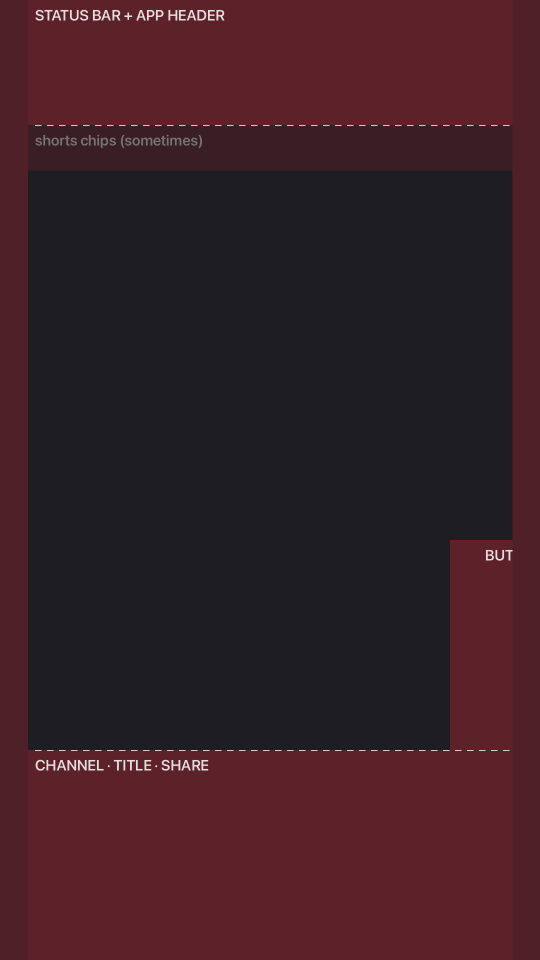
#> input picture plugins/cutroom/core/assets/safe_zone_1080x1920.png, 1080 x 1920 px (shown at 1/2 size)
$ python -i blocks.py   (imports and definitions only)
#> lines starting #> are read from the running program, lines starting #| are printed output that depends on the picture
### plugins/cutroom/core/engine/cutroom/brand.py
"""The brand kit: the colours and fonts a project's edits use.

A brand kit is a small JSON file in the user's account (account/brand-kits/<slug>.json), picked
per project. The agent points CUTROOM_BRAND_KIT at it; without one every value falls back to
the house default the templates were built with, so old render scripts look the same.

    {
      "name": "Default",
      "colors": {"accent": "#D62222", "marker": "#FFD65C", "highlight": "#E07A58"},
      "fonts": {"caption": "/Library/Fonts/Inter-Bold.otf", "serif_italic": "...", "mono": "...", "display": "..."}
    }

Modules read it once at import: `RED = brand.color("accent", (214, 34, 34))`.
"""
import json, os

_KIT = {}
_path = os.environ.get("CUTROOM_BRAND_KIT")
if _path and os.path.exists(_path):
    with open(_path) as fh:
        _KIT = json.load(fh)
_video = os.environ.get("CUTROOM_VIDEO_COLORS")
if _video and os.path.exists(_video):
    with open(_video) as fh:
        _KIT = {**_KIT, "colors": {**_KIT.get("colors", {}), **json.load(fh)}}


def _rgb(value):
    v = value.lstrip("#")
    return tuple(int(v[i:i + 2], 16) for i in (0, 2, 4))


def color(name, default):
    """An (r, g, b) colour from the kit's "colors", or `default`."""
    value = _KIT.get("colors", {}).get(name)
    return _rgb(value) if isinstance(value, str) and len(value.lstrip("#")) == 6 else default


def font(name, default):
    """A font file path from the kit's "fonts", or `default` (missing files fall back too)."""
    path = _KIT.get("fonts", {}).get(name)
    return path if path and os.path.exists(path) else default


def fonts():
    """Every font file the kit names."""
    return set(_KIT.get("fonts", {}).values())


def get(key, default=None):
    """Any other kit setting, e.g. brand.get("captions", {}).get("style", "kallaway")."""
    return _KIT.get(key, default)

### plugins/cutroom/core/engine/cutroom/blocks.py
"""Reusable animation blocks with character (2026-10-09).

Why: v1 of the prompting reel was a run of boxed dark UI cards, and it read as "vibe coded". These
blocks follow what makes Kallaway's graphics read well: one big, physical object per frame, drawn straight
onto a flat canvas (no panel boxes), with real texture (paper, grain, glow, ink) and something moving
about every second.

Every block is a pure function of local time `k` (seconds since the block started), so it is chunk-safe
for parallel.render. Call signature: `block(canvas, k, ...)`. Most blocks take `cx, cy` (centre in canvas
px). Default sizes fill the top ~60% of a 1080x1920 frame, i.e. Kallaway's graphic zone (y 0..1180).

    from cutroom import blocks as B
    cv = B.canvas("paper", i)           # textured background for frame i (dark | paper)
    B.sticky_notes(cv, k, [B.Note("act like an expert", 0.2, 380, 420, -6), ...])

Showcase of every block: templates/blocks_showcase.py -> blocks_showcase.mp4
"""
import math, random, re
from functools import lru_cache
import numpy as np
from PIL import Image, ImageDraw, ImageFilter, ImageFont, ImageOps
from . import brand
from .core import W, H, FPS, font, serif, SFD, SFT, MONO, clamp, expo, cubic, inout, text_img, wrap, logo, dilate

SERIF_IT = brand.font("serif_italic", "/System/Library/Fonts/NewYorkItalic.ttf")
HAND = "/System/Library/Fonts/Noteworthy.ttc"           # index 1 = Bold
MARKER_FELT = "/System/Library/Fonts/MarkerFelt.ttc"

INK = (24, 22, 20)
PAPER_BG = (236, 235, 231)
DARK_BG = (9, 9, 10)
RED = brand.color("accent", (232, 48, 40))
CLAUDE = (217, 119, 87)
GOLD = (246, 196, 66)
PURPLE = (176, 92, 255)
GREEN = (52, 199, 120)
NOTE_COLS = {"yellow": (255, 226, 102), "pink": (255, 160, 190), "blue": (150, 205, 255), "green": (170, 230, 160)}

def sit(size, weight=520):
    return font(SERIF_IT, size, [min(40, max(18, size // 3)), weight, 0])

def hand(size): return font(HAND, size, index=1)

# ------------------------------------------------------------------ motion helpers
# [17 lines left out: functions back, shake, ss, not called in this run]

def drop_shadow(img, blur=18, alpha=110, grow=0):
    blur = max(1, int(blur)); alpha = int(alpha)
    a = img.split()[3]
    if grow: a = dilate(a, grow)
    pad = blur * 3
    sh = Image.new("RGBA", (img.width + pad * 2, img.height + pad * 2), (0, 0, 0, 0))
    m = Image.new("L", sh.size, 0); m.paste(a, (pad, pad))
    m = m.filter(ImageFilter.GaussianBlur(blur)).point(lambda v: v * alpha // 255)
    sh.putalpha(m)
    sh.pad = pad
    return sh

# [42 lines left out: functions place, _base, _grain, canvas, not called in this run]

def fg(theme): return INK if theme == "paper" else (255, 255, 255)

# ------------------------------------------------------------------ 01 section title
# [22 lines left out: function title, not called in this run]

def _alpha(im, a):
    if a >= 0.999: return im
    im = im.copy(); im.putalpha(im.split()[3].point(lambda v: int(v * a))); return im

# ------------------------------------------------------------------ 02 sticky notes
class Note:
    """one sticky note: text, slap time, centre x/y, rotation, colour, optional peel-off time."""
    def __init__(self, text, t, x, y, rot=0.0, color="yellow", out=None, size=330):
        self.text, self.t, self.x, self.y, self.rot, self.color, self.out, self.size = text, t, x, y, rot, color, out, size

# [130 lines left out: functions note_img, sticky_notes, _catmull, _partial, glow_chart, not called in this run]

def _inv_inout(y):
    y = clamp(y)
    return (y / 4) ** (1 / 3) if y < 0.5 else 1 - ((2 - 2 * y) ** (1 / 3)) / 2

# [207 lines left out: functions _dot, _chip, big_number, number_morph, _sticker, _nametag and 8 more, not called in this run]

def text_box(f, text, x, y, anchor="la"):
    """exact ink box of `text` drawn at (x, y) with Pillow anchor -- feed it to marker_circle / marker_line."""
    return ImageDraw.Draw(Image.new("L", (1, 1))).textbbox((x, y), text, font=f, anchor=anchor)

# [525 lines left out: functions marker_arrow, logo_burst, _bloom, doc_img, scroll_doc, _row and 21 more, not called in this run]

# ------------------------------------------------------------------ 19 reel blocks (2026-10-20, from the Claude-editing reels study)
EMOJI_FONTS = (("/System/Library/Fonts/Apple Color Emoji.ttc", 160), ("/usr/share/fonts/truetype/noto/NotoColorEmoji.ttf", 109))

# [178 lines left out: functions emoji_img, _title_box_img, title_box, _cta_parts, cta_box, word_captions and 9 more, not called in this run]

# ------------------------------------------------------------------ 20 library formats (2026-10-31, from the IG format study)
TIER_COLS = [(255, 127, 127), (255, 191, 127), (255, 223, 127), (191, 255, 127), (127, 191, 255)]

# [164 lines left out: functions person_over, tier_list, ui_wall, views_card, image_grid, price_tag and 5 more, not called in this run]

>>> import cv2
>>> picture = cv2.imread('../../assets/safe_zone_1080x1920.png', cv2.IMREAD_GRAYSCALE)
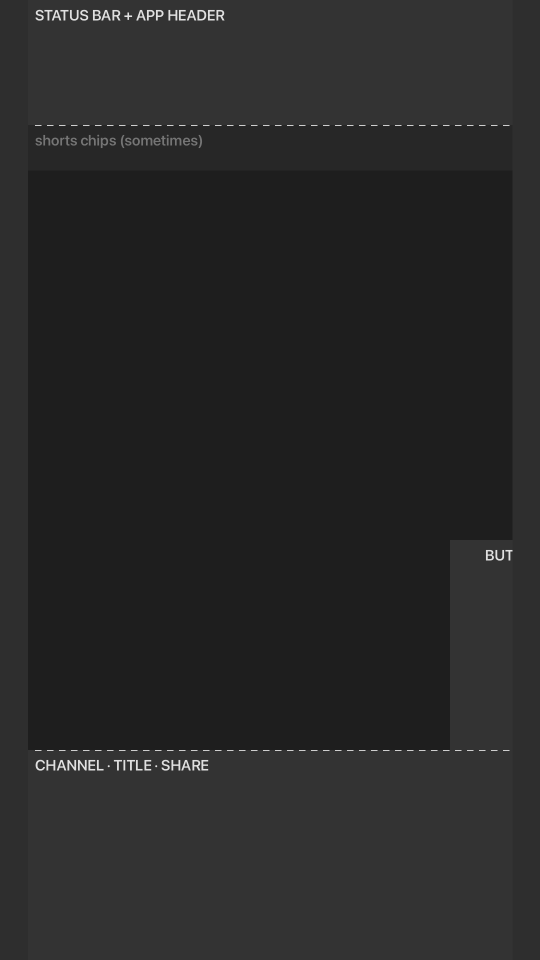
#> picture: shape (1920, 1080) (shown at 1/2 size); min 30, max 224, mean 39.9
>>> result = drop_shadow(picture)
#> (the run stopped early here; a loop or call above may not have finished)
